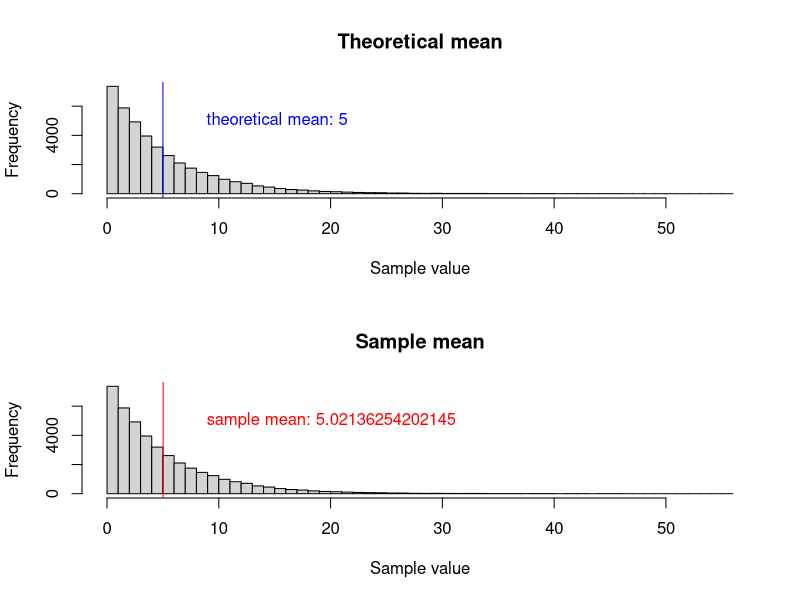
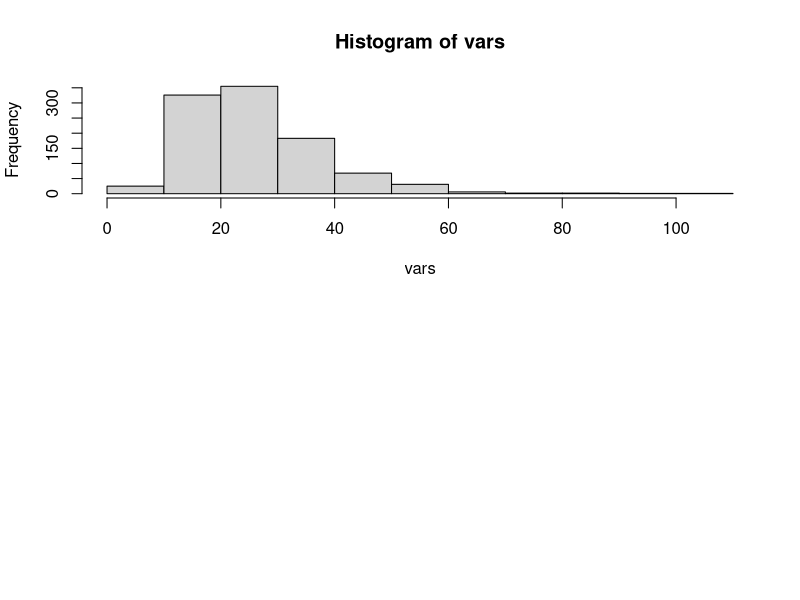
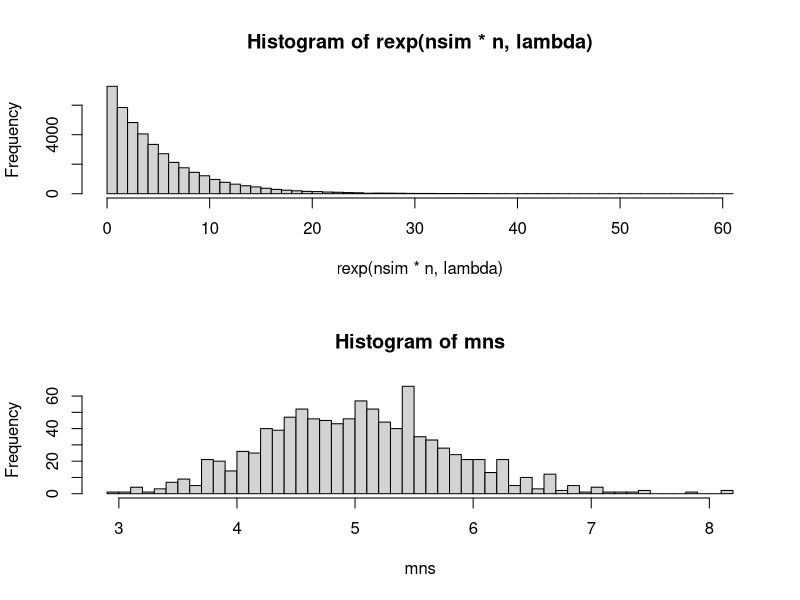

Here is the R script that generated these plots, in order:
lambda <- 0.2
sd <- 1/lambda
var <- sd^2
mean <- 1/lambda
nsim <- 1000
n <- 40

#Simulation (1000 simulations of 40 samples drawn from an exponential distribution)
simulations <- matrix(rexp(nsim * n,lambda), nsim)

#1. Sample mean vs. Theoretical mean
mns <- apply(simulations, 1, mean)
samplemean <- mean(mns)
mean
samplemean

par(mfrow=c(2,1))
hist(simulations,breaks = 50, xlab="Sample value", main="Theoretical mean")
abline(v = mean, col = "blue", lwd = 1)
text(mean+3, 5000 , paste("theoretical mean:", mean), pos = 4, col="blue")
hist(simulations,breaks = 50, xlab="Sample value", main="Sample mean")
abline(v = samplemean, col = "red", lwd = 1)
text(samplemean+3, 5000 , paste("sample mean:", samplemean), pos = 4, col="red")

#2. Sample variance vs. Theoretical variance
vars <- apply(simulations, 1, var)
samplevar <- mean(vars)
var
samplevar
hist(vars)

#3. 
par(mfrow=c(2,1))
hist(rexp(nsim * n,lambda),breaks=50)
hist(mns,breaks=50)
